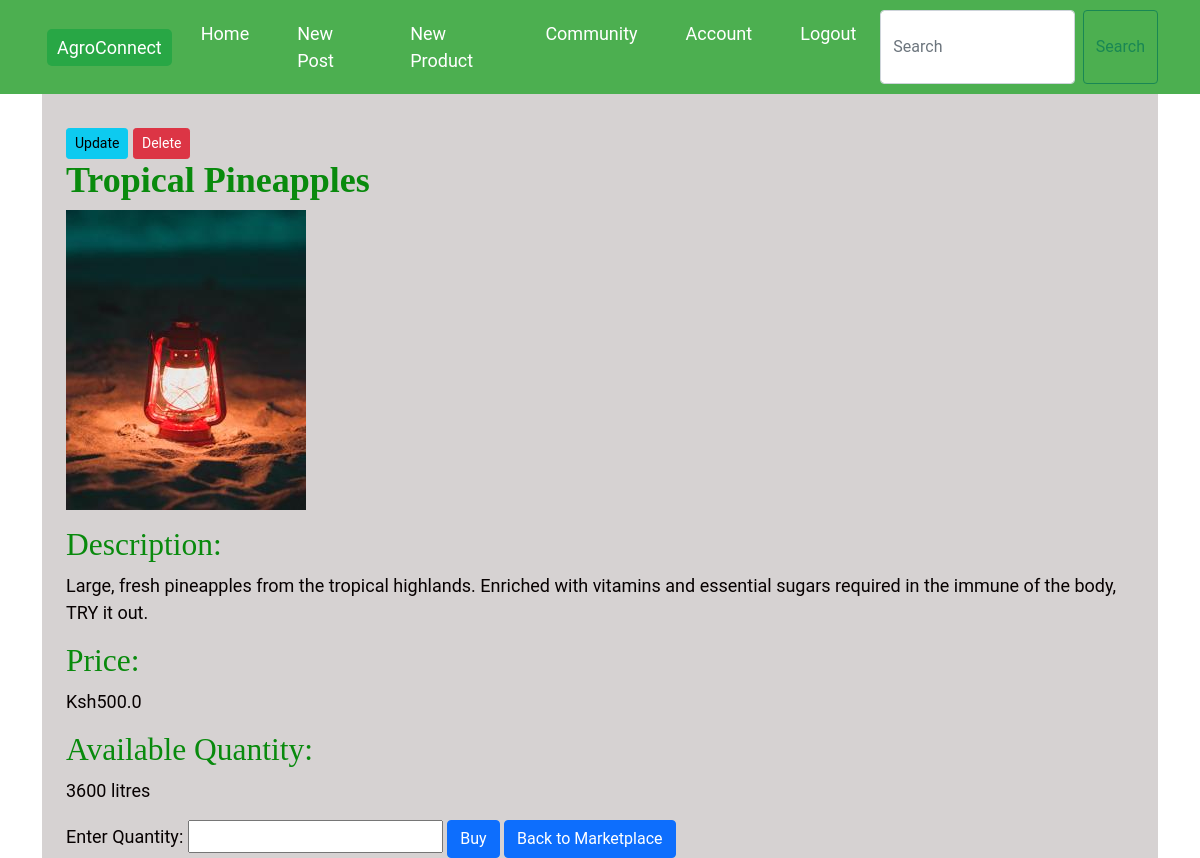
Screenshot of /product/1 (signed in) with the database file from the repository.
### farmblog/models.py (models this page shows, shortened)
class Products(db.Model):
    id = db.Column(db.Integer, primary_key=True)
    name = db.Column(db.String(50), nullable=False)
    quantity = db.Column(db.String, nullable=False)
    new_quantity = db.Column(db.String, nullable=True)
    description = db.Column(db.Text, nullable=False)
    price = db.Column(db.Float, nullable=False)
    new_price = db.Column(db.Float, nullable=True)
    f_image = db.Column(db.String(200), nullable=True)
    date_posted = db.Column(db.DateTime, default=datetime.utcnow)
    user_id = db.Column(db.Integer, db.ForeignKey('user.id'), nullable=False)

### farmblog/routes.py (the view)
@app.route("/product/<int:product_id>")
@login_required
def product_details(product_id):
    product = Products.query.get_or_404(product_id)
    return render_template('p_details.html', product=product)

### farmblog/models.py (called while the page is built)
@login_manager.user_loader
def Load_user(user_id):
    return User.query.get(int(user_id))

### farmblog/templates/p_details.html
{% extends 'layout.html' %}
{% block content %}
<div class="container mt-5 pt-5">
    {% if product.user_id == current_user.id %}
        <a href="{{ url_for('update_product', product_id=product.id) }}" class="btn btn-info btn-sm">Update</a>
        <form action="{{ url_for('delete_product', product_id=product.id) }}" method="POST" style="display:inline;">
            <button type="submit" class="btn btn-danger btn-sm">Delete</button>
        </form>
    {% endif %}
    <h1>{{ product.name }}</h1>
    <img src="{{ url_for('static', filename='uploads/' + product.f_image) }}" alt="{{ product.name }}">
    <p><h4>Description: </h4>{{ product.description }}</p>
    <p><h4>Price: </h4>Ksh{{ product.price }}</p>
    <p><h4>Available Quantity: </h4>{{ product.quantity }}</p>
    <form action="{{ url_for('buy', product_id=product.id) }}" method="POST">
        <label for="quantity">Enter Quantity:</label>
        <input type="number" id="quantity" name="quantity" min="1" max="{{ product.available_quantity }}">
        <button type="submit" class="btn btn-primary">Buy</button>
        <a href="{{ url_for('market') }}" class="btn btn-primary">Back to Marketplace</a>
    </form>
</div>
{% endblock %}

### farmblog/static/main.css (style rules this page uses)
h1, h2, h3, h4, h5, h6 { font-family: 'Roboto Slab', serif; color: #098a0d; }
h1 { font-size: 2.0em; font-weight: 700; }
h4 { font-size: 1.75em; font-weight: 300; }

### rows the page displays
Products: name "Tropical Pineapples", f_image (picture), description "Large, fresh pineapples from the tropical highlands. Enriched with vitamins and essential sugars required in the immune of the body, TRY it out.", price "500.0", quantity "3600 litres"
